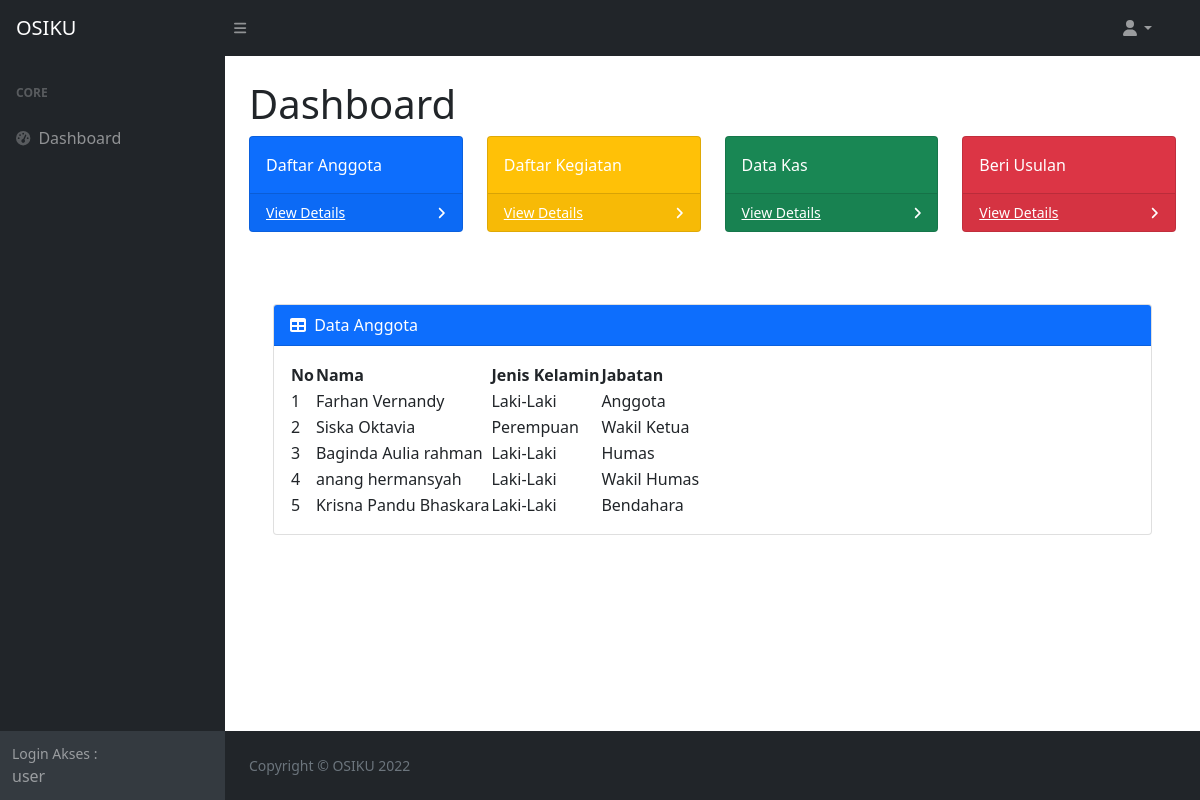
Screenshot of /view/anggota/dagt.php (signed in) with the database file from the repository.
### tables this page shows
CREATE TABLE `anggota` (
  `id` int(11) NOT NULL,
  `nama` varchar(50) NOT NULL,
  `email` varchar(50) NOT NULL,
  `jenis_kelamin` varchar(10) NOT NULL,
  `jabatan` varchar(20) NOT NULL
);

### view/anggota/dagt.php (the view, shortened to what this page needs)
<?php
include '../../config/koneksi.php';
?>
<!DOCTYPE html>
<html lang="en">
    <head>
        <link href="https://cdn.jsdelivr.net/npm/simple-datatables@latest/dist/style.css" rel="stylesheet" />
        <link href="../../css/styles.css" rel="stylesheet" />
    </head>
    <body class="sb-nav-fixed">
        <nav class="sb-topnav navbar navbar-expand navbar-dark bg-dark">
            <a class="navbar-brand ps-3" href="userview.php">OSIKU</a>
            <button class="btn btn-link btn-sm order-1 order-lg-0 me-4 me-lg-0" id="sidebarToggle" href="#!"><i class="fas fa-bars"></i></button>
            <form class="d-none d-md-inline-block form-inline ms-auto me-0 me-md-3 my-2 my-md-0">
                <div class="input-group">
            </form>
            <ul class="navbar-nav ms-auto ms-md-0 me-3 me-lg-4">
                <li class="nav-item dropdown">
                    <a class="nav-link dropdown-toggle" id="navbarDropdown" href="#" role="button" data-bs-toggle="dropdown" aria-expanded="false"><i class="fas fa-user fa-fw"></i></a>
                </li>
            </ul>
        </nav>
        <div id="layoutSidenav">
            <div id="layoutSidenav_nav">
                <nav class="sb-sidenav accordion sb-sidenav-dark" id="sidenavAccordion">
                    <div class="sb-sidenav-menu">
                        <div class="nav">
                            <div class="sb-sidenav-menu-heading">Core</div>
                            <a class="nav-link" href="userview.php">
                                <div class="sb-nav-link-icon"><i class="fas fa-tachometer-alt"></i></div>
                                Dashboard
                            </a>
                        </div>
                    </div>
                    <div class="sb-sidenav-footer">
                        <div class="small">Login Akses :</div>
                        <?php echo $_SESSION['username']; ?>
                    </div>
                </nav>
            </div>
            <div id="layoutSidenav_content">
                <main>
                    <div class="container-fluid px-4">
                        <h1 class="mt-4">Dashboard</h1>
                        <div class="row">
                            <div class="col-xl-3 col-md-6">
                                <div class="card bg-primary text-white mb-4">
                                    <div class="card-body">Daftar Anggota</div>
                                    <div class="card-footer d-flex align-items-center justify-content-between">
                                        <a class="small text-white stretched-link" href="dagt.php">View Details</a>
                                        <div class="small text-white"><i class="fas fa-angle-right"></i></div>
                                    </div>
                                </div>
                            </div>
                            <div class="col-xl-3 col-md-6">
                                <div class="card bg-warning text-white mb-4">
                                    <div class="card-body">Daftar Kegiatan</div>
                                    <div class="card-footer d-flex align-items-center justify-content-between">
                                        <a class="small text-white stretched-link" href="dkgt.php">View Details</a>
                                        <div class="small text-white"><i class="fas fa-angle-right"></i></div>
                                    </div>
                                </div>
                            </div>
                            <div class="col-xl-3 col-md-6">
                                <div class="card bg-success text-white mb-4">
                                    <div class="card-body">Data Kas</div>
                                    <div class="card-footer d-flex align-items-center justify-content-between">
                                        <a class="small text-white stretched-link" href="dkas.php">View Details</a>
                                        <div class="small text-white"><i class="fas fa-angle-right"></i></div>
                                    </div>
                                </div>
                            </div>
                            <div class="col-xl-3 col-md-6">
                                <div class="card bg-danger text-white mb-4">
                                    <div class="card-body">Beri Usulan</div>
                                    <div class="card-footer d-flex align-items-center justify-content-between">
                                        <a class="small text-white stretched-link" href="kusul.php" >View Details</a>
                                        <div class="small text-white"><i class="fas fa-angle-right"></i></div>
                                    </div>
                                </div>
                            </div>
                        </div>
                        <br><br>
                        <div class="container-fluid px-4">
                            <div class="card mb-4">
                                <div class="card-header bg-primary text-white">
                                    <i class="fas fa-table me-1"></i>
                                    Data Anggota
                                </div>
                                <div class="card-body">
                                    <table id="datatablesSimple">
                                        <thead>
                                            <tr>
                                                <th scope="cal">No</th>
                                                <th scope="cal">Nama</th>
                                                <th scope="cal">Jenis Kelamin</th>
                                                <th scope="cal">Jabatan</th>
                                            </tr>
                                        </thead>
                                        <tbody>
                                        <?php
                                        $no=0;
                                        $query=mysqli_query($koneksi, " SELECT * FROM anggota");
                                        while($row=mysqli_fetch_assoc($query)){
                                        $no++;
                                        ?>
                                        <tr>
                                            <td><?php echo $no ?></td>
                                            <td><?php echo $row['nama'] ?></td>
                                            <td><?php echo $row['jenis_kelamin'] ?></td>
                                            <td><?php echo $row['jabatan'] ?></td>
                                        </tr>
                                        <?php }
                                         ?>
                                        </tbody>
                                    </table>
                                </div>
                            </div>
                        </div>
                    </div>
                </main>
                <footer class="py-4 bg-dark text-white mt-auto">
                    <div class="container-fluid px-4">
                        <div class="d-flex align-items-center justify-content-between small">
                            <div class="text-muted">Copyright &copy; OSIKU 2022</div>
                        </div>
                    </div>
                </footer>
            </div>
        </div>
    </body>
</html>

### rows the page displays
anggota: nama "Farhan Vernandy", jenis_kelamin "Laki-Laki", jabatan "Anggota"
anggota: nama "Siska Oktavia", jenis_kelamin "Perempuan", jabatan "Wakil Ketua"
anggota: nama "Baginda Aulia rahman", jenis_kelamin "Laki-Laki", jabatan "Humas"
anggota: nama "anang hermansyah", jenis_kelamin "Laki-Laki", jabatan "Wakil Humas"
anggota: nama "Krisna Pandu Bhaskara", jenis_kelamin "Laki-Laki", jabatan "Bendahara"

### other values shown
$_SESSION['username'] "user"
